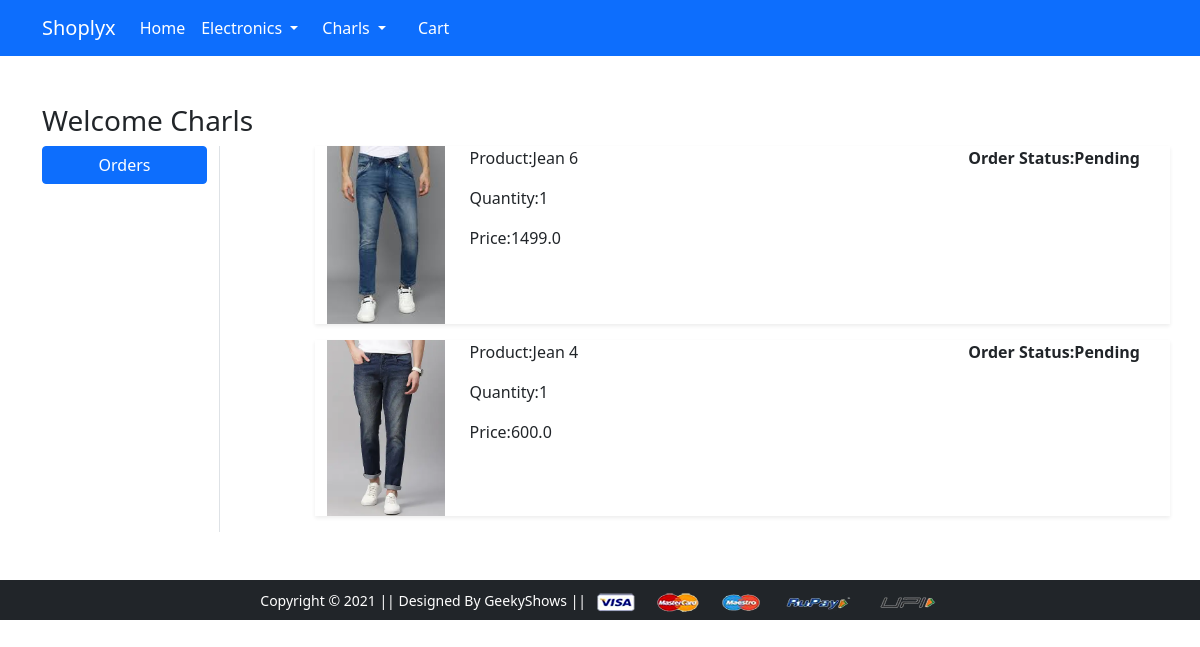
/orders/ (signed in), run on the app's committed database.
### app/models.py (models this page shows, shortened)
class OrderPlaced(models.Model):
    user = models.ForeignKey(User,on_delete=models.CASCADE)
    customer = models.ForeignKey(Customer,on_delete=models.CASCADE)
    product = models.ForeignKey(Product,on_delete=models.CASCADE)
    quantity = models.PositiveIntegerField(default=1)
    ordered_date = models.DateTimeField(auto_now_add=True)
    status = models.CharField(max_length=50,choices=STATUS_CHOICES,default='Pending')
    @property
    def total_cost(self):
       return self.quantity * self.product.discounted_price

class Product(models.Model):
    title = models.CharField(max_length=100)
    selling_price= models.FloatField()
    discounted_price =models.FloatField()
    description =models.TextField()
    brand = models.CharField(max_length=100)
    category = models.CharField(choices=CATEGORY_CHOICES,max_length=2)
    product_image = models.ImageField(upload_to='productimage')

### app/views.py (the view)
# urls.py: path('orders/', views.orders, name='orders'),
@login_required
def orders(request):
  op = OrderPlaced.objects.filter(user=request.user)
  return render(request, 'app/orders.html',{'order_placed':op})

### app/templates/app/orders.html (shortened to what this page needs)
{% extends 'app/base.html' %}
{% load static %}
{% block main-content %}
<div class="container my-5">
 <div class="row">
 <h3>Welcome <span class="text-capitalize"> {{request.user}} </span></h3>
  <div class="col-sm-2 border-end">
   <ul class="list-unstyled">
    <li class="d-grid"><a href="{% url 'orders' %}" class="btn btn-primary">Orders</a></li>
   </ul>
  </div>
  <div class="col-sm-9 offset-sm-1">
    {% for op in order_placed %}
   <div class="row shadow-sm mb-3">
    <div class="col-sm-2">
        <img src="{{op.product.product_image.url}}" alt="" class="img-fluid" height="150"
        width="150" srcset=""></div>
        <div class="col-sm-7">
            <p>Product:{{op.product.title}}</p>
            <p>Quantity:{{op.quantity}}</p>
            <p>Price:{{op.total_cost}}</p>
        </div>
        <div class="col-sm-3 fw-fold">
            <p><strong>Order Status:{{op.status}}</strong></p>
        </div>
   </div>
   {% endfor %}
  </div>
 </div>
</div>
{% endblock main-content %}

### app/templates/app/base.html (shortened to what this page needs)
<!doctype html>
{% load static %}
<html lang="en">
  <head>
    <link href="https://cdn.jsdelivr.net/npm/bootstrap@5.0.0-beta1/dist/css/bootstrap.min.css" rel="stylesheet">
    <link rel="stylesheet" href="{% static 'app/css/owl.carousel.min.css' %}">
    <link rel="stylesheet" href="{% static 'app/css/all.min.css' %}">
    <link rel="stylesheet" href="{% static 'app/css/style.css' %}">
  </head>
  <body>
    <nav class="navbar navbar-expand-lg navbar-dark bg-primary">
     <div class="container">
       <a class="navbar-brand" href="/">Shoplyx</a>
       <div class="collapse navbar-collapse" id="navbarSupportedContent">
         <ul class="navbar-nav me-auto mb-2 mb-lg-0">
           <li class="nav-item">
             <a class="nav-link active" aria-current="page" href="/">Home</a>
           </li>
           <li class="nav-item dropdown">
             <a class="nav-link dropdown-toggle text-white" href="#" id="electronicsDropdown" role="button" data-bs-toggle="dropdown" aria-expanded="false">
               Electronics
             </a>
           </li>
         <div>
          <ul class="navbar-nav me-auto mb-2 mb-lg-0">
            {% if request.user.is_authenticated %}
           <li class="nav-item dropdown mx-2">
              <a class="nav-link dropdown-toggle text-white" href="#" id="profileDropdown" role="button" data-bs-toggle="dropdown" aria-expanded="false">
               {{request.user.username|capfirst}}              </a>
            </li>
            <li class="nav-item mx-2">
             <a href="{% url 'showcart' %}" class="nav-link text-white"> Cart </a>
            </li>
            {% endif %}
          </ul>
         </div>
       </div>
     </div>
    </nav>
    {% block main-content %} {% endblock main-content %}
    <footer class="container-fluid bg-dark text-center p-2 mt-5">
        <small class="text-white">Copyright &copy; 2021 || Designed By GeekyShows || </small>
        <img src="{% static 'app/images/payment.png' %}" alt="" srcset="" class="img-fluid" height="2px">
    </footer>
  </body>
</html>

### data on the page
OrderPlaced: product.product_image (picture), product "Jean 6", quantity "1", total_cost "1499.0", status "Pending"
OrderPlaced: product.product_image (picture), product "Jean 4", quantity "1", total_cost "600.0", status "Pending"

### other printed values
{{ request.user.username|capfirst }} "Charls"
{{ request.user }} "Charls"
